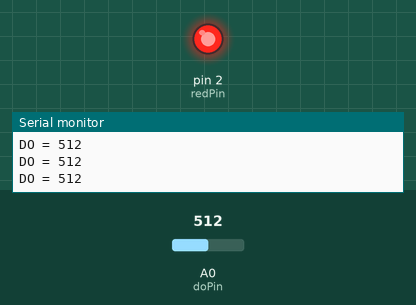
Recording of a sketch running on a simulated Arduino Uno, built with avr-gcc and run on an emulated ATmega328P. On the bench: output pins drawn as LEDs (lit = HIGH), the last lines printed to the serial monitor. The inputs (shaded band) are chosen by the test bench; at power-on: A0 (doPin) = 512.

Above: at 1.2 s.
1.3 s: A0 (doPin) set to 691
2.8 s: A0 (doPin) set to 715
At 3.3 s:
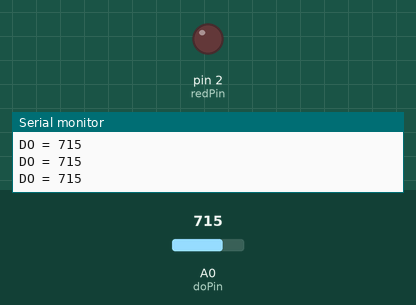
4.3 s: A0 (doPin) set to 690
At 5.5 s:
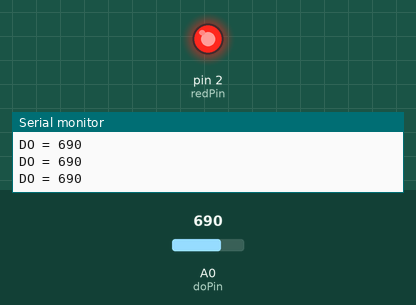
5.8 s: A0 (doPin) set to 710
At 7.0 s:
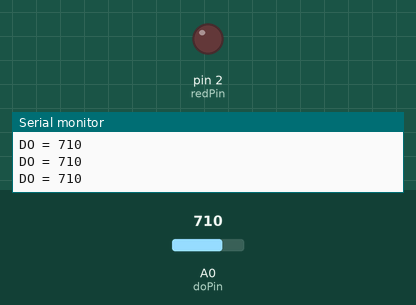
Timing chart, 0 to 8.8 s (numbered marks = the images above; inputs shaded):
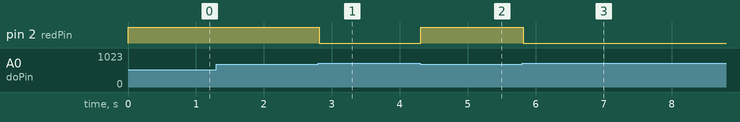

Measured:
- the behaviour switches between 699 and 700 on A0 (doPin) (found by bisection; images 0 and 1)
- after the input at 2.8 s, pin 2 (redPin): HIGH → LOW at once
- after the input at 4.3 s, pin 2 (redPin): LOW → HIGH at once
- after the input at 5.8 s, pin 2 (redPin): HIGH → LOW at once

The sketch:

demo1.ino
```cpp
const int doPin = A0;
const int rePin = A1;
const int redPin = 2;

int doNote = 0;
int reNote = 0;

void setup() {
  Serial.begin(9600);
  pinMode(redPin,OUTPUT);
  digitalWrite(doPin, HIGH);
  digitalWrite(rePin, HIGH);
  digitalWrite(redPin,LOW);
}

void loop() {
  doNote = analogRead(doPin);
//  reNote = analogRead(rePin);

  Serial.print("DO = ");
  Serial.println(doNote);

  if (doNote < 700) {
    digitalWrite(redPin, 1);
    delay(0);
  } else {
    digitalWrite(redPin,0);
  }
//  Serial.print(", Re = ");
//  Serial.println(reNote);
//  digitalWrite(redPin,HIGH);
//  delay(40);
//  digitalWrite(redPin,LOW);
//  delay(40);
}
```
